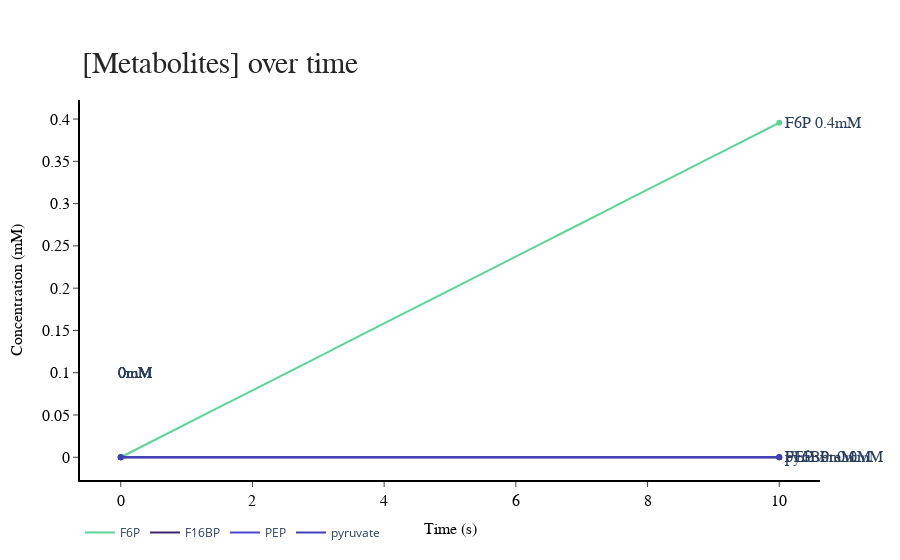

The cell this chart's notebook holds for it:
### Code cell
Plotly_Dynamics(Title = 'Counts', Time = np.linspace(0, SIM_DURATION_SECONDS, TOTAL_STEPS), Data = arr2DCounts.T, Legend = metaboliteLegend)

### Figure 1 — Plotly figure (JSON) as saved in the notebook; plotly's stock layout.template omitted (floating-point values rounded to 4 significant figures; data arrays with more than 128 entries replaced by an {"elided": "..."} marker saying what was removed)
{"data": [{"connectgaps": true, "line": {"color": "rgb(93,212,150)"}, "mode": "lines", "name": "F6P", "type": "scatter", "x": {"elided": "1000 float values"}, "y": {"elided": "1000 float values"}}, {"marker": {"color": "rgb(93,212,150)"}, "mode": "markers", "name": "F6P", "showlegend": false, "type": "scatter", "x": [0, 10], "y": [0, 0.3956]}, {"connectgaps": true, "line": {"color": "rgb(61,37,111)"}, "mode": "lines", "name": "F16BP", "type": "scatter", "x": {"elided": "1000 float values"}, "y": {"elided": "1000 float values"}}, {"marker": {"color": "rgb(61,37,111)"}, "mode": "markers", "name": "F16BP", "showlegend": false, "type": "scatter", "x": [0, 10], "y": [0, 0]}, {"connectgaps": true, "line": {"color": "rgb(76,69,207)"}, "mode": "lines", "name": "PEP", "type": "scatter", "x": {"elided": "1000 float values"}, "y": {"elided": "1000 float values"}}, {"marker": {"color": "rgb(76,69,207)"}, "mode": "markers", "name": "PEP", "showlegend": false, "type": "scatter", "x": [0, 10], "y": [0, 1.805e-36]}, {"connectgaps": true, "line": {"color": "rgb(63,64,179)"}, "mode": "lines", "name": "pyruvate", "type": "scatter", "x": {"elided": "1000 float values"}, "y": {"elided": "1000 float values"}}, {"marker": {"color": "rgb(63,64,179)"}, "mode": "markers", "name": "pyruvate", "showlegend": false, "type": "scatter", "x": [0, 10], "y": [0, 1.302e-36]}], "layout": {"annotations": [{"axref": "x", "font": {"family": "Arial", "size": 16}, "showarrow": false, "text": "  0mM", "x": 0.1, "xanchor": "right", "xref": "paper", "y": 0.1, "yanchor": "middle"}, {"axref": "x", "font": {"family": "Arial", "size": 16}, "showarrow": false, "text": "F6P 0.4mM", "x": 0.95, "xanchor": "left", "xref": "paper", "y": 0.3956, "yanchor": "middle"}, {"axref": "x", "font": {"family": "Arial", "size": 16}, "showarrow": false, "text": "  0mM", "x": 0.1, "xanchor": "right", "xref": "paper", "y": 0.1, "yanchor": "middle"}, {"axref": "x", "font": {"family": "Arial", "size": 16}, "showarrow": false, "text": "F16BP  0mM", "x": 0.95, "xanchor": "left", "xref": "paper", "y": 0, "yanchor": "middle"}, {"axref": "x", "font": {"family": "Arial", "size": 16}, "showarrow": false, "text": "  0mM", "x": 0.1, "xanchor": "right", "xref": "paper", "y": 0.1, "yanchor": "middle"}, {"axref": "x", "font": {"family": "Arial", "size": 16}, "showarrow": false, "text": "PEP  0mM", "x": 0.95, "xanchor": "left", "xref": "paper", "y": 1.805e-36, "yanchor": "middle"}, {"axref": "x", "font": {"family": "Arial", "size": 16}, "showarrow": false, "text": "  0mM", "x": 0.1, "xanchor": "right", "xref": "paper", "y": 0.1, "yanchor": "middle"}, {"axref": "x", "font": {"family": "Arial", "size": 16}, "showarrow": false, "text": "pyruvate  0mM", "x": 0.95, "xanchor": "left", "xref": "paper", "y": 1.302e-36, "yanchor": "middle"}, {"font": {"color": "rgb(37,37,37)", "family": "Arial", "size": 30}, "showarrow": false, "text": "[Metabolites] over time", "x": 0, "xanchor": "left", "xref": "paper", "y": 1.05, "yanchor": "bottom", "yref": "paper"}], "autosize": true, "legend": {"orientation": "h"}, "plot_bgcolor": "white", "xaxis": {"linecolor": "rgb(0, 0, 0)", "linewidth": 2, "showgrid": true, "showline": true, "showticklabels": true, "tickfont": {"color": "rgb(0, 0, 0)", "family": "Arial", "size": 16}, "ticks": "outside", "title": {"font": {"color": "rgb(0,0,0)", "family": "Arial", "size": 16}, "text": "Time (s)"}}, "yaxis": {"linecolor": "rgb(0, 0, 0)", "linewidth": 2, "showgrid": true, "showline": true, "showticklabels": true, "tickfont": {"color": "rgb(0, 0, 0)", "family": "Arial", "size": 16}, "ticks": "outside", "title": {"font": {"color": "rgb(0,0,0)", "family": "Arial", "size": 16}, "text": "Concentration (mM)"}, "zeroline": true}}}
